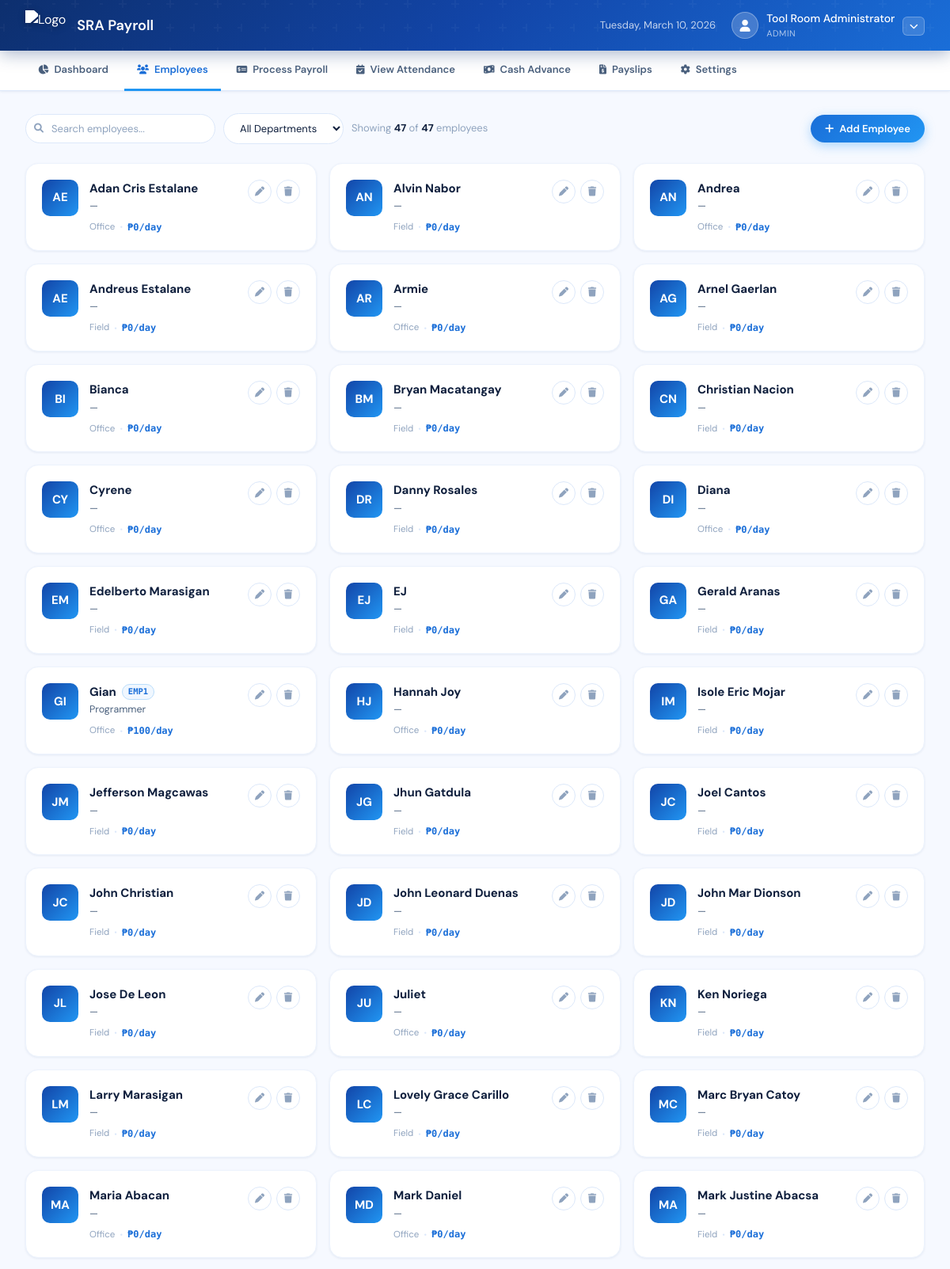
Screenshot of /srapayroll/employees.php (signed in, upper part) with the database file from the repository.
### tables this page shows
CREATE TABLE IF NOT EXISTS `employees` (
  `id` int NOT NULL AUTO_INCREMENT,
  `employee_id` varchar(20) DEFAULT NULL,
  `name` varchar(150) NOT NULL,
  `department` enum('Field','Office') NOT NULL DEFAULT 'Field',
  `color` varchar(100) DEFAULT '135deg,#1245a8,#42a5f5',
  `is_active` tinyint(1) DEFAULT '1',
  `created_at` datetime DEFAULT CURRENT_TIMESTAMP,
  `basic_salary` decimal(10,2) DEFAULT '0.00',
  `position` varchar(100) DEFAULT NULL,
  `employment_type` enum('Full Time','Part Time','Contractual') DEFAULT 'Full Time',
  `daily_rate` decimal(10,2) DEFAULT '0.00',
  `phone` varchar(20) DEFAULT NULL,
  `hire_date` date DEFAULT NULL,
  PRIMARY KEY (`id`)
);

### srapayroll/employees.php (the view, shortened to what this page needs)
<?php
require_once "../config.php";
$employees = [];
$r = $conn->query("SELECT id, employee_id, name, position, department, employment_type, daily_rate, phone, hire_date FROM employees WHERE is_active = 1 ORDER BY name");
if ($r) { while ($row = $r->fetch_assoc()) { $employees[] = $row; } }
function getInitials($name) {
    $parts = explode(' ', trim($name));
    if (count($parts) >= 2) {
        return strtoupper(substr($parts[0],0,1) . substr($parts[count($parts)-1],0,1));
    }
    return strtoupper(substr($name,0,2));
}
?>
<!DOCTYPE html>
<html lang="en">
<head>
    <link rel="stylesheet" href="https://cdnjs.cloudflare.com/ajax/libs/font-awesome/6.0.0/css/all.min.css">
    <link rel="stylesheet" href="css/employees.css">
</head>
<body>
<?php include 'nav.php'; ?>
<div class="page-layout">
    <div class="top-bar">
        <div class="top-bar-left">
            <div class="search-wrap">
                <input type="text" class="search-input" id="searchInput" placeholder="Search employees...">
            </div>
            <select class="dept-select" id="deptFilter">
                <option value="">All Departments</option>
            </select>
            <div class="emp-count" id="empCount"></div>
        </div>
        <button class="btn-add" id="addEmpBtn"><i class="fas fa-plus"></i> Add Employee</button>
    </div>
    <div class="emp-grid" id="empGrid">
        <?php foreach ($employees as $emp):
            $full       = htmlspecialchars($emp['name']);
            $initials   = getInitials($emp['name']);
            $pos        = htmlspecialchars($emp['position'] ?? '—');
            $dept       = htmlspecialchars($emp['department'] ?? '—');
            $empId      = htmlspecialchars($emp['employee_id'] ?? '');
            $rate       = $emp['daily_rate'] > 0 ? '&#8369;' . number_format($emp['daily_rate'],0) . '/day' : '&#8369;0/day';
        ?>
        <div class="emp-card"
             data-name="<?= strtolower($emp['name']) ?>"
             data-dept="<?= htmlspecialchars($emp['department'] ?? '') ?>">
            <div class="emp-avatar"><?= $initials ?></div>
            <div class="emp-info">
                <div class="emp-name-row">
                    <span class="emp-name"><?= $full ?></span>
                    <?php if ($empId): ?>
                    <span class="emp-id-chip"><?= $empId ?></span>
                    <?php endif; ?>
                </div>
                <div class="emp-position"><?= $pos ?></div>
                <div class="emp-meta">
                    <span class="emp-dept"><?= $dept ?></span>
                    <span class="emp-dot">•</span>
                    <span class="emp-rate"><?= $rate ?></span>
                </div>
            </div>
            <div class="emp-actions">
                <button class="act-btn edit" title="Edit"
                    data-id="<?= $emp['id'] ?>"
                    data-empid="<?= $empId ?>"
                    data-name="<?= htmlspecialchars($emp['name']) ?>"
                    data-phone="<?= htmlspecialchars($emp['phone'] ?? '') ?>"
                    data-dept="<?= htmlspecialchars($emp['department'] ?? '') ?>"
                    data-position="<?= htmlspecialchars($emp['position'] ?? '') ?>"
                    data-emptype="<?= htmlspecialchars($emp['employment_type'] ?? 'Full Time') ?>"
                    data-rate="<?= $emp['daily_rate'] ?>"
                    data-hire="<?= htmlspecialchars($emp['hire_date'] ?? '') ?>">
                    <i class="fas fa-pen"></i>
                </button>
                <button class="act-btn del" title="Remove"
                    data-id="<?= $emp['id'] ?>"
                    data-name="<?= $full ?>">
                    <i class="fas fa-trash"></i>
                </button>
            </div>
        </div>
        <?php endforeach; ?>
    </div>
</div>
</body>
</html>

### srapayroll/css/employees.css (style rules this page uses)
:root { --blue-900:#0d2f6e;--blue-800:#1245a8;--blue-600:#1a6ed8; --blue-500:#2196F3;--blue-400:#42a5f5;--blue-200:#bbdefb; --blue-100:#e3f2fd;--blue-50:#f0f7ff; --surface:#ffffff;--surface-2:#f6f9ff;--surface-3:#eef4ff; --border:#dce8fa;--border-light:#edf3fd; --text-primary:#0f1f3d;--text-secondary:#4a607d;--text-muted:#8fa3be; --green-700:#1b5e20;--green-500:#2e7d32;--green-100:#e8f5e9; --red-700:#c62828;--red-100:#fdecea; --amber-600:#d97706;--amber-100:#fef3c7; --shadow-sm:0 1px 3px rgba(13,47,110,0.08); --shadow-md:0 4px 16px rgba(13,47,110,0.10); --shadow-lg:0 12px 40px rgba(13,47,110,0.15); --shadow-glow:0 0 0 3px rgba(33,150,243,0.18); --radius-sm:6px;--radius-md:10px;--radius-lg:16px;--radius-xl:22px; --ease:cubic-bezier(0.4,0,0.2,1); --ease-spring:cubic-bezier(0.34,1.56,0.64,1); }
*,*::before,*::after { margin:0;padding:0;box-sizing:border-box; }
body { font-family:'DM Sans',sans-serif;background:var(--surface-2);min-height:100vh;color:var(--text-primary);line-height:1.5; }
.page-layout { max-width:1400px;margin:0 auto;padding:28px 32px;animation:pageIn 0.4s var(--ease); }
.top-bar { display:flex;align-items:center;justify-content:space-between;gap:14px;flex-wrap:wrap;margin-bottom:24px; }
.top-bar-left { display:flex;align-items:center;gap:10px;flex-wrap:wrap; }
.search-wrap { position:relative; }
.search-input { background:var(--surface);border:1.5px solid var(--border);border-radius:var(--radius-xl);padding:9px 14px 9px 32px;font-size:13px;font-family:'DM Sans',sans-serif;color:var(--text-primary);outline:none;width:240px;transition:border-color 0.2s,box-shadow 0.2s; }
.search-input::placeholder { color:var(--text-muted); }
.dept-select { background:var(--surface);border:1.5px solid var(--border);border-radius:var(--radius-xl);padding:9px 16px;font-size:13px;font-family:'DM Sans',sans-serif;color:var(--text-primary);outline:none;cursor:pointer;transition:border-color 0.2s; }
.btn-add { background:linear-gradient(135deg,var(--blue-600),var(--blue-500));color:white;border:none;padding:9px 18px;border-radius:var(--radius-xl);font-size:13px;font-weight:600;font-family:'DM Sans',sans-serif;cursor:pointer;display:flex;align-items:center;gap:7px;box-shadow:0 4px 14px rgba(33,150,243,0.35);transition:all 0.2s var(--ease); }
.emp-count { font-size:13px;color:var(--text-muted);padding:9px 0; }
.emp-grid { display:grid;grid-template-columns:repeat(3,1fr);gap:16px; }
.emp-card { background:var(--surface);border-radius:var(--radius-lg);border:1px solid var(--border-light);box-shadow:var(--shadow-sm);padding:20px;display:flex;align-items:flex-start;gap:14px;transition:all 0.2s var(--ease);position:relative; }
.emp-avatar { width:46px;height:46px;border-radius:var(--radius-md);display:flex;align-items:center;justify-content:center;font-size:15px;font-weight:700;color:white;flex-shrink:0;background:linear-gradient(135deg,var(--blue-800),var(--blue-500)); }
.emp-info { flex:1;min-width:0; }
.emp-name { font-size:15px;font-weight:700;color:var(--text-primary);white-space:nowrap;overflow:hidden;text-overflow:ellipsis; }
.emp-position { font-size:12.5px;color:var(--text-secondary);margin-top:2px;white-space:nowrap;overflow:hidden;text-overflow:ellipsis; }
.emp-meta { display:flex;align-items:center;gap:6px;margin-top:8px;flex-wrap:wrap; }
.emp-dept { font-size:11.5px;color:var(--text-muted); }
.emp-dot { color:var(--border);font-size:10px; }
.emp-rate { font-size:12px;font-weight:600;font-family:'DM Mono',monospace;color:var(--blue-600); }
.emp-actions { display:flex;gap:6px;flex-shrink:0; }
.act-btn { width:30px;height:30px;border-radius:50%;border:1.5px solid var(--border);background:var(--surface);cursor:pointer;display:flex;align-items:center;justify-content:center;font-size:12px;color:var(--text-muted);transition:all 0.2s var(--ease); }
.emp-name-row { display: flex; align-items: center; gap: 7px; flex-wrap: wrap; }
.emp-id-chip { font-size: 10.5px; font-weight: 600; color: var(--blue-600); background: var(--blue-50); border: 1px solid var(--blue-200); padding: 1px 7px; border-radius: 10px; white-space: nowrap; font-family: 'DM Mono', monospace; }

### rows the page displays
employees: name "AE", name "Adan Cris Estalane", position "—", department "Office", daily_rate "₱0/day"
employees: name "AN", name "Alvin Nabor", position "—", department "Field", daily_rate "₱0/day"
employees: name "AN", name "Andrea", position "—", department "Office", daily_rate "₱0/day"
employees: name "AE", name "Andreus Estalane", position "—", department "Field", daily_rate "₱0/day"
employees: name "AR", name "Armie", position "—", department "Office", daily_rate "₱0/day"
employees: name "AG", name "Arnel Gaerlan", position "—", department "Field", daily_rate "₱0/day"
employees: name "BI", name "Bianca", position "—", department "Office", daily_rate "₱0/day"
employees: name "BM", name "Bryan Macatangay", position "—", department "Field", daily_rate "₱0/day"
employees: name "CN", name "Christian Nacion", position "—", department "Field", daily_rate "₱0/day"
employees: name "CY", name "Cyrene", position "—", department "Office", daily_rate "₱0/day"
employees: name "DR", name "Danny Rosales", position "—", department "Field", daily_rate "₱0/day"
employees: name "DI", name "Diana", position "—", department "Office", daily_rate "₱0/day"
employees: name "EM", name "Edelberto Marasigan", position "—", department "Field", daily_rate "₱0/day"
employees: name "EJ", position "—", department "Field", daily_rate "₱0/day"
employees: name "GA", name "Gerald Aranas", position "—", department "Field", daily_rate "₱0/day"
employees: name "GI", name "Gian", employee "EMP1", position "Programmer", department "Office", daily_rate "₱100/day"
employees: name "HJ", name "Hannah Joy", position "—", department "Office", daily_rate "₱0/day"
employees: name "IM", name "Isole Eric Mojar", position "—", department "Field", daily_rate "₱0/day"
employees: name "JM", name "Jefferson Magcawas", position "—", department "Field", daily_rate "₱0/day"
employees: name "JG", name "Jhun Gatdula", position "—", department "Field", daily_rate "₱0/day"
employees: name "JC", name "Joel Cantos", position "—", department "Field", daily_rate "₱0/day"
employees: name "JC", name "John Christian", position "—", department "Field", daily_rate "₱0/day"
employees: name "JD", name "John Leonard Duenas", position "—", department "Field", daily_rate "₱0/day"
employees: name "JD", name "John Mar Dionson", position "—", department "Field", daily_rate "₱0/day"
employees: name "JL", name "Jose De Leon", position "—", department "Field", daily_rate "₱0/day"
employees: name "JU", name "Juliet", position "—", department "Office", daily_rate "₱0/day"
employees: name "KN", name "Ken Noriega", position "—", department "Field", daily_rate "₱0/day"
employees: name "LM", name "Larry Marasigan", position "—", department "Field", daily_rate "₱0/day"
employees: name "LC", name "Lovely Grace Carillo", position "—", department "Field", daily_rate "₱0/day"
employees: name "MC", name "Marc Bryan Catoy", position "—", department "Field", daily_rate "₱0/day"
employees: name "MA", name "Maria Abacan", position "—", department "Office", daily_rate "₱0/day"
employees: name "MD", name "Mark Daniel", position "—", department "Office", daily_rate "₱0/day"
employees: name "MA", name "Mark Justine Abacsa", position "—", department "Field", daily_rate "₱0/day"

### other values shown
$_SESSION['full_name'] "Tool Room Administrator"
$_SESSION['role'] "ADMIN"
